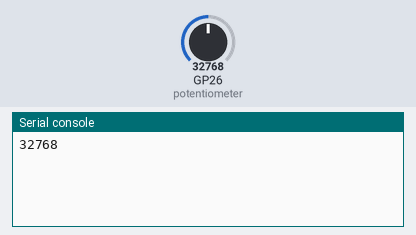
A program run on a simulated Raspberry Pi Pico running MicroPython. Shown: the last lines printed to the serial console. The test bench sets the inputs (shaded band); at power-on: GP26 (potentiometer) = 32768 (analog values on the 0–65535 scale).

Above: at 1.2 s.
1.3 s: GP26 (potentiometer) set to 45874
At 3.0 s:
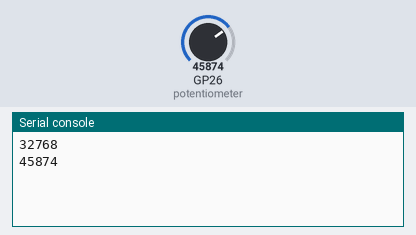
4.0 s: GP26 (potentiometer) set to 57670
At 4.5 s:
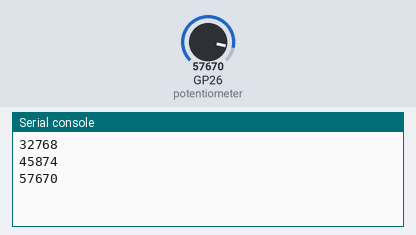
Timing chart, 0 to 7.0 s (numbered marks = the images above; inputs shaded):
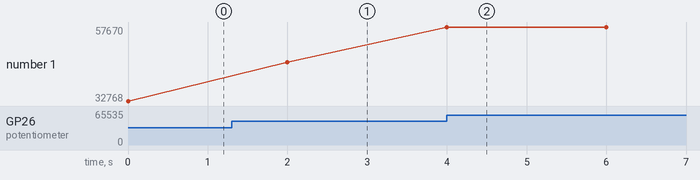

The program:

potentiometer.py
```python
# Author: Jesus Minjares
# Master of Science in Computer Engineering
# Date 01-07-22

import machine
import utime

# Use pin 26 for ADC
potentiometer = machine.ADC(26)

while True:
    # Display analog reading
    print(potentiometer.read_u16())
    utime.sleep(2)  # 2 second delay
```

Measured:
- after the input at 1.3 s, the serial console: prints a new line after 0.70 s (image 1)
- after the input at 4.0 s, the serial console: prints a new line at once (image 2)
- plotted number 1: 32768 → 45874 after the input at 1.3 s, 45874 → 57670 after the input at 4.0 s
